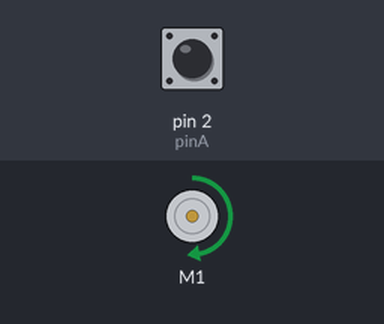
Bench run of a sketch on a simulated Arduino Uno, built with avr-gcc and run on an emulated ATmega328P. Parts: DC motor (green arrow = forward, orange = backward, longer = faster). Inputs (shaded band) come from the test bench; at power-on: pin 2 (pinA) HIGH. What the sketch prints to the serial monitor is not drawn.

Above: at 0.1 s.
Timing chart, 0 to 1.6 s (numbered marks = the images above):
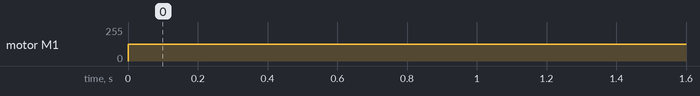

The sketch:

position_control.ino
```cpp
#include "DualMC33926MotorShield.h"

#define pinA 2
#define pinB 5
#define numTicks 608

// Create the motor shield object with the default I2C address
DualMC33926MotorShield md;

// Encoder stuff (counters and ticks)
volatile int mCounter;

// For converting from encoder ticks to angles
const float mDivider = numTicks / 360.;
const float pulleyMm = 200.12;

// Angle measures
float mAngle;
float pos;

// Motor velocities
double mVelocity = 200;

// Timing
int time;
int lastTime;

void setup() {
  Serial.begin(9600);
  pinMode(pinA, INPUT);
  pinMode(pinB, INPUT);
  pinMode('A0', OUTPUT);
  // enable internal pullup resistors
  digitalWrite(pinA, 1);
  digitalWrite(pinB, 1);
  // using encoders with interrupts
  attachInterrupt(0, ISR_motor, CHANGE);
  // Start motor shield
  md.init();
  //tell PySerial you're ready to go
  Serial.print("Initialized!");
}

void loop() {
  // calculating angle from counters by scaling it
  mAngle = mCounter / mDivider;
  pos = (mAngle / 360.)*pulleyMm;

  // hard code speed at 255
  md.setM1Speed(mVelocity);

  time = millis();
  // Print stuff
  if (time-lastTime > 250) {
    Serial.println(mAngle);
    Serial.println(mCounter);
    Serial.println(pos);
    Serial.println(time);
    Serial.print('\n');
    lastTime = time;
  }

  if (pos > 300) {
    mVelocity = -200;
  } else if (pos < -300) {
    mVelocity = 200;
  }
}

// Interrupt sequences to increment counters on CHANGE of encoder pins
void ISR_motor()
{
  if (digitalRead(pinA) == digitalRead(pinB)) {
    mCounter--;
  } else {
    mCounter++;
  }
}
```

Measured:
- by itself, motor M1: stopped → forward 127/255 at 0.00 s
